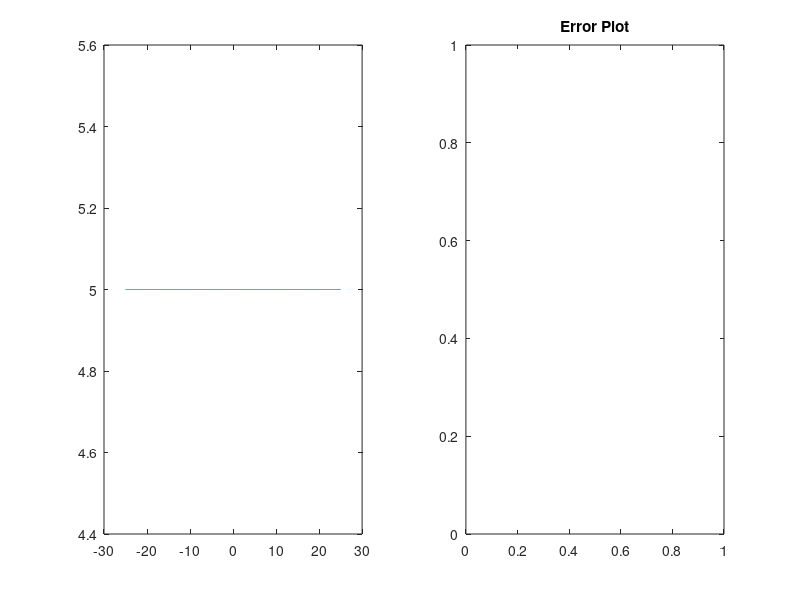

Recreate this plot in MATLAB.
str = input('Input the function: ','s');

str = strcat('@(x)',str);
f = str2func(str);
strd = input('Input the derivative: ','s');
strd = strcat('@(x)',strd);
fd = str2func(strd);
a = input('Starting Point: ');
re = input('Convergence criterion:\n1.Relative Error: \n');
fe = input('2.Functional Error: \n');
loops = input('3.Number of iterations: \n');
iterate = [];
error = [];
i = 0;
b = a+re+1;
while (abs((b-a)/a)>re)&&(abs(f(b))>fe)&&(loops>0)
        a = b;
        b = a-f(a)/fd(a);
        loops = loops-1;
        i = i+1;
        iterate = [iterate,i];
        error = [error,(b-a)/a];
end
disp(b);
if abs((b-a)/a)<re
    disp(' Stopped due to Error Condition');
elseif loops==0
    disp(' Stopped due to Iteration Limit');
end
max = 5*abs(a);
min = -5*abs(a);
subplot(1,2,1);
r = linspace(min,max,200*max);
f = str2func(str);
y = arrayfun(f,r);
plot(r,y);
ax = [min max];
ay = [0 0];
hold on
axis manual
plot(ax,ay);
hold off
subplot(1,2,2);
plot(iterate,error);
title('Error Plot');
hold on
axis manual
plot(iterate,zeros(i));
hold off